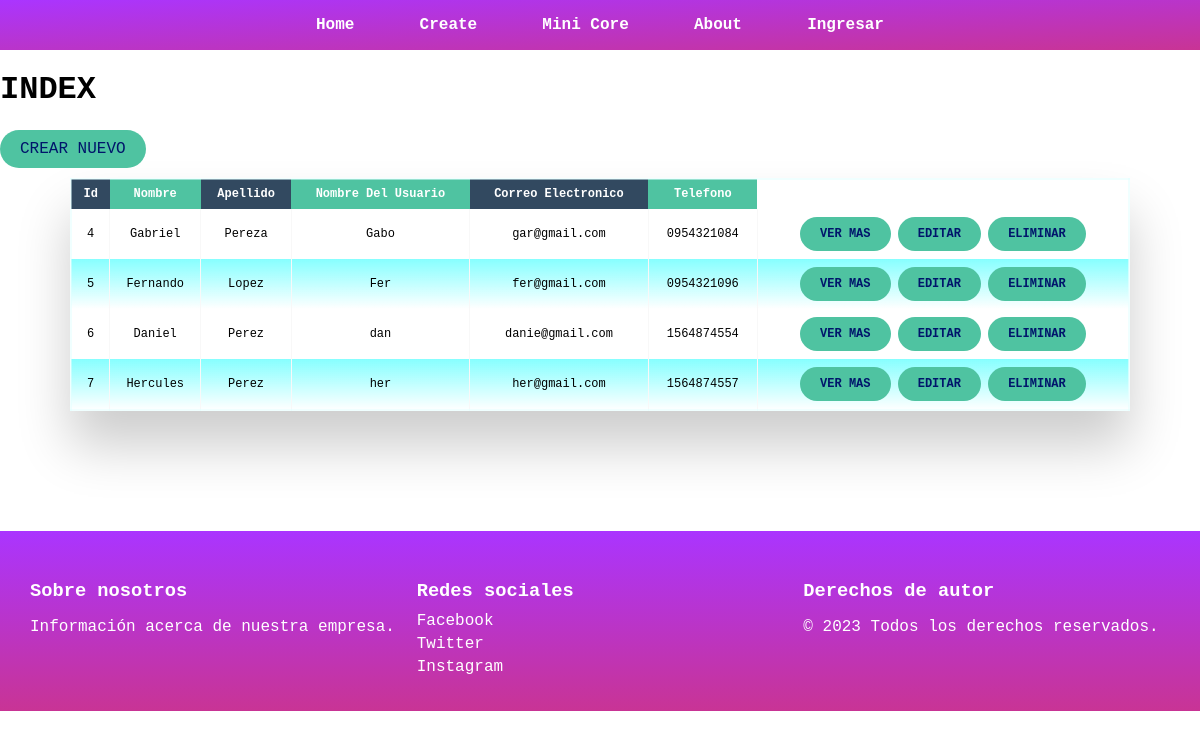
Before: / with the older database file.
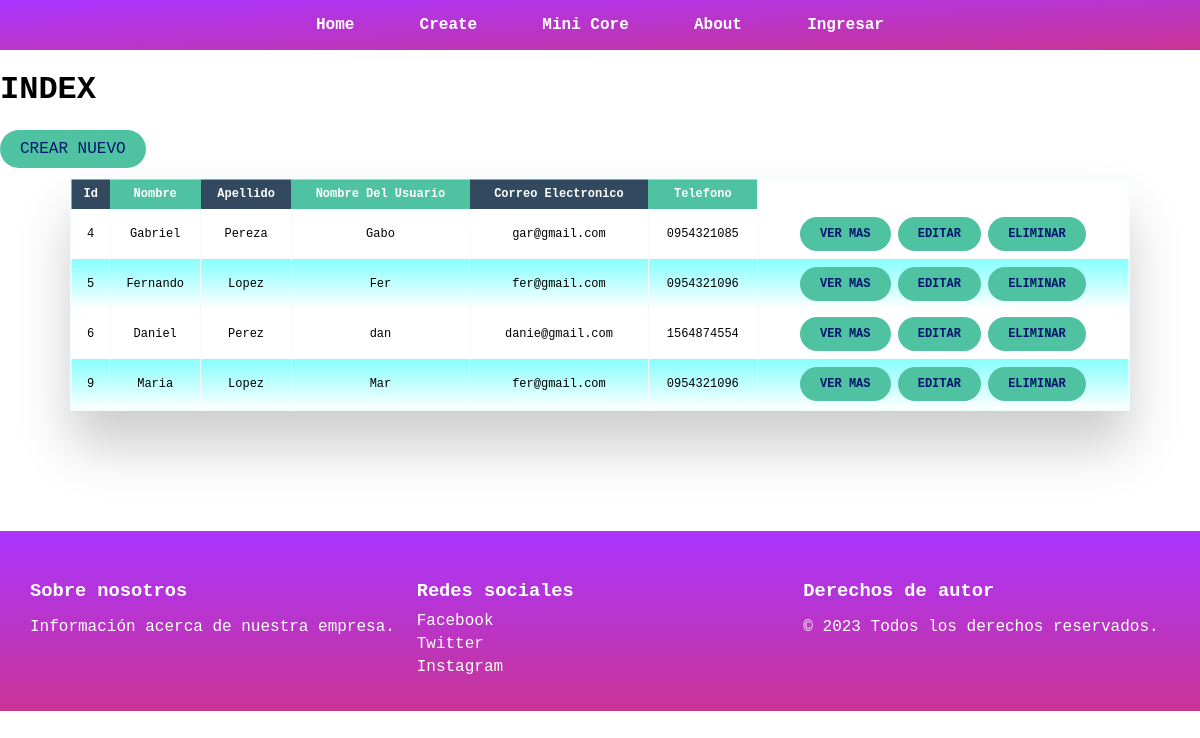
After: the same page with the newer database file.
### CRUD1/models.py (models this page shows)
class Usuario(models.Model):
    nombre = models.CharField(max_length=50)
    apellido = models.CharField(max_length=50)
    nombre_usuario = models.CharField(max_length=50, verbose_name="Nombre del Usuario")
    email = models.EmailField(verbose_name="Correo electronico")
    tfno = models.CharField(max_length=10, verbose_name="Telefono")

### CRUD1/views.py (the view)
# urls.py: path('', views.index, name='index'),
def index(request):
    usuarios = Usuario.objects.all()
    campo = usuarios.model._meta.fields
    return render(request, "usuarios/index.html", {"usuarios": usuarios, "campo": campo})

### CRUD1/templates/usuarios/index.html (shortened to what this page needs)
{% extends "predeterminados/base.html"%}
    {% load static %}
{% load static %}
{% block estilos%}
<link rel="stylesheet" type="text/css" href="{% static 'css/table.css' %}" />
{%endblock%}
{% block contenido%}
<h1>INDEX</h1>
<a href="{%url 'usercreate'%}" class="btn btn-white">Crear Nuevo</a>
<div class="table-wrapper">
  <table class="fl-table">
    <thead>
      <tr>
        <tr>
          {% for titulo in campo %}
              <th>{{ titulo.verbose_name.title }}</th>
          {% endfor %}
      </tr>
      </tr>
    </thead>
    <tbody>
      {% for elementos in usuarios %}
      <tr>
        <td>{{elementos.id}}</td>
        <td>{{elementos.nombre}}</td>
        <td>{{elementos.apellido}}</td>
        <td>{{elementos.nombre_usuario}}</td>
        <td>{{elementos.email}}</td>
        <td>{{elementos.tfno}}</td>
        <th>
          <a href="{%url 'userdetails' elementos.id%}" class="btn btn-white">Ver mas</a>
          <a href="{%url 'useredit' elementos.id%}" class="btn btn-white">Editar</a>
          <a href="{%url 'userdelete' elementos.id%}" class="btn btn-white">Eliminar</a>
        </th>
      </tr>
      {% endfor %}
    </tbody>
  </table>
</div>
{%endblock%}

### CRUD1/templates/predeterminados/base.html (shortened to what this page needs)
{% load static %}
<!DOCTYPE html>
<html lang="es">
  <head>
    {% block estilos %} {% endblock %}
  </head>
  {% include 'predeterminados/header.html' %}
  <body>
    {% block contenido %} {% endblock %}
    {% include 'predeterminados/footer.html' %}
  </body>
</html>

### CRUD1/templates/predeterminados/header.html (shortened to what this page needs)
<head>
  {% load static %}
  <link rel="stylesheet" type="text/css" href="{% static 'css/navbar.css' %}" />
</head>
<div class="nav-bg">
  <nav class="navegacion-principal contenedor">
    <a href="{%url 'index'%}">Home</a>
    <a href="{%url 'usercreate'%}">Create</a>
    <a href="{%url 'reporte'%}">Mini Core</a>
    <a href="#">About</a>
    {% if request.user.is_authenticated %}
    <a class="" href="{% url 'exit' %}">Salir</a>
    {% else %}
    <a class="" href="{% url 'login_or_register' %}">Ingresar</a>
    {% endif %}
  </nav>
</div>

### CRUD1/templates/predeterminados/footer.html
<head>
  {% load static %}
  <link rel="stylesheet" type="text/css" href="{% static 'css/footer.css' %}" />
</head>
<footer>
  <div class="footer-section">
    <h3>Sobre nosotros</h3>
    <p>Información acerca de nuestra empresa.</p>
  </div>
  <div class="footer-section">
    <h3>Redes sociales</h3>
    <ul>
      <li><a href="#">Facebook</a></li>
      <li><a href="#">Twitter</a></li>
      <li><a href="#">Instagram</a></li>
    </ul>
  </div>
  <div class="footer-section">
    <h3>Derechos de autor</h3>
    <p>© 2023 Todos los derechos reservados.</p>
  </div>
</footer>

### CRUD1/static/css/table.css (style rules this page uses)
:root { --vosc: #674ab3; --vmedio: #a348a6; --violeta: #9f63c4; --vcla: #9075d8; --vrosa: #cea2d7; }
* { font-family: "Courier New", Courier, monospace; }
.table-wrapper { margin: 10px 70px 70px; box-shadow: 0px 35px 50px rgba(0, 0, 0, 0.2); }
.fl-table { border-radius: 5px; font-size: 12px; font-weight: normal; border: none; border-collapse: collapse; width: 100%; max-width: 100%; white-space: nowrap; background: transparent; border: 2px solid #e1ffff80; backdrop-filter: blur(20px); }
.fl-table td, .fl-table th { text-align: center; padding: 8px; }
.fl-table td { border-right: 1px solid #f8f8f8; font-size: 12px; }
.fl-table thead th { color: #ffffff; background: #4fc3a1; }
.fl-table thead th:nth-child(odd) { color: #ffffff; background: #324960; }
.fl-table tr:nth-child(even) { background-image: linear-gradient(#0fffff80, transparent); }
.btn:link, .btn:visited { text-transform: uppercase; text-decoration: none; padding: 10px 20px; display: inline-block; border-radius: 100px; transition: all 0.2s; position: relative; }
.btn-white { background-color: #4fc3a1; color: #00156b; }

### CRUD1/static/css/navbar.css (style rules this page uses)
:root { --vosc: #674ab3; --vmedio: #a348a6; --violeta: #9f63c4; --vcla: #9075d8; --vrosa: #cea2d7; --orcuro: #333; --blanco: #fff; --backgroundnav: #272727; --change: #8c8c8c; --violeta: #9502ffcc; --fuxia: #bb017acc; }
.contenedor { max-width: 50%; margin: 0 auto; }
.nav-bg { background-image: linear-gradient( to right bottom, var(--violeta), var(--fuxia) ); }
.navegacion-principal { display: flex; flex-direction: row; justify-content: space-between; }
.navegacion-principal a { display: block; text-align: center; color: var(--blanco); text-decoration: none; font-size: 1rem; font-weight: 700; padding: 1rem; }

### CRUD1/static/css/footer.css (style rules this page uses)
:root { --vosc: #674ab3; --vmedio: #a348a6; --violeta: #9f63c4; --vcla: #9075d8; --vrosa: #cea2d7; --orcuro: #333; --blanco: #fff; --violeta: #9502ffcc; --fuxia: #bb017acc; }
footer { display: flex; flex-wrap: wrap; justify-content: space-between; background-image: linear-gradient(var(--violeta), var(--fuxia)); color: var(--blanco); padding: 20px; margin-top: 10%; }
.footer-section { flex: 1; margin: 10px; }
.footer-section h3 { margin-bottom: 10px; }
.footer-section ul { list-style: none; padding: 0; margin: 0; }
.footer-section li { margin-bottom: 5px; }
.footer-section a { color: var(--blanco); text-decoration: none; }

### CRUD1/templates/predeterminados/base.html (style rules this page uses)
body { margin: 0; background: url('https://i.pinimg.com/originals/1a/f6/89/1af689d42bdb7686df444f22925f9e89.gif') no-repeat; background-size: cover; background-position: center; }

Changed rows visible on the page:
removed Usuario: id "7", nombre "Hercules", apellido "Perez", nombre_usuario "her", email "her@gmail.com", tfno "1564874557"
changed Usuario "Gabriel": tfno "0954321084" → "0954321085"
added Usuario: id "9", nombre "Maria", apellido "Lopez", nombre_usuario "Mar", email "fer@gmail.com", tfno "0954321096"
